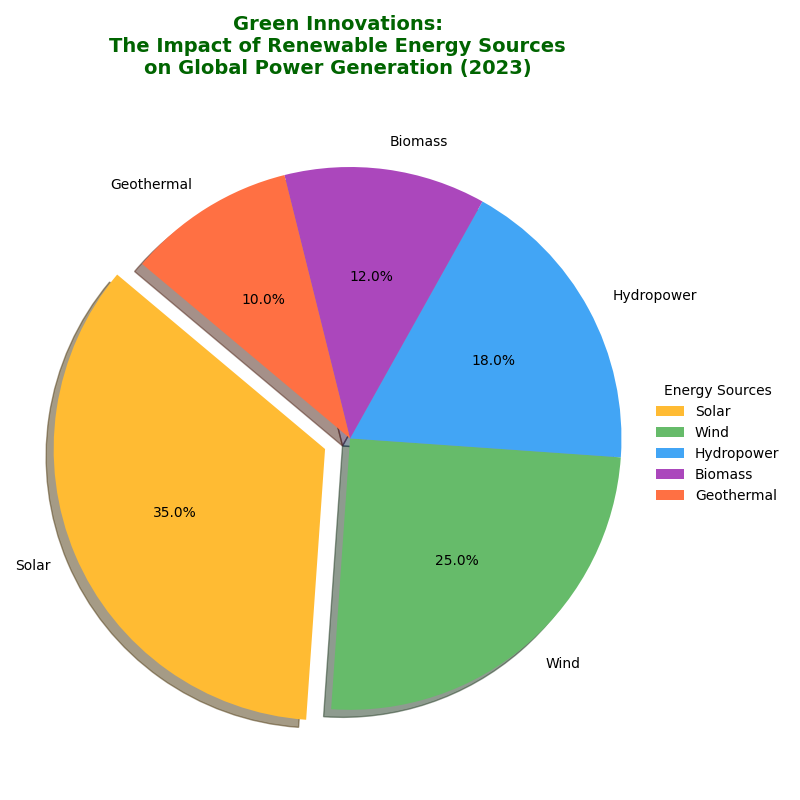

Here is the Python script that generated this plot:
import matplotlib.pyplot as plt

# Data: percentage share of renewable energy sources in 2023
energy_sources = ['Solar', 'Wind', 'Hydropower', 'Biomass', 'Geothermal']
percentages = [35, 25, 18, 12, 10]

# Colors for each renewable energy source
colors = ['#FFBB33', '#66BB6A', '#42A5F5', '#AB47BC', '#FF7043']

# Create the figure and axis for plotting
fig, ax = plt.subplots(figsize=(8, 8))

# Creating a standard pie chart
ax.pie(
    percentages,
    labels=energy_sources,
    autopct='%1.1f%%',
    startangle=140,
    colors=colors,
    explode=[0.1 if energy == 'Solar' else 0 for energy in energy_sources],  # Emphasizing 'Solar'
    shadow=True
)

# Ensuring the pie chart is drawn as a circle
ax.axis('equal')

# Descriptive title
plt.title("Green Innovations:\nThe Impact of Renewable Energy Sources\non Global Power Generation (2023)", 
          pad=20, fontsize=14, fontweight='bold', color='darkgreen', ha='center')

# Adding a legend with title
ax.legend(title="Energy Sources", loc='center left', bbox_to_anchor=(1, 0, 0.5, 1), fontsize='medium', frameon=False)

# Adjust layout to avoid clipping
plt.tight_layout()

# Display the chart
plt.show()
